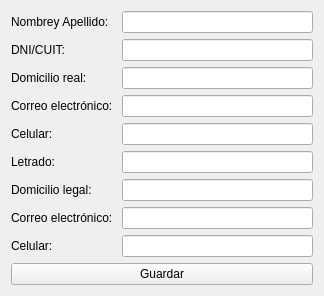
<?xml version="1.0" encoding="UTF-8"?>
<ui version="4.0">
 <class>Persona</class>
 <widget class="QWidget" name="Persona">
  <property name="geometry">
   <rect>
    <x>0</x>
    <y>0</y>
    <width>324</width>
    <height>277</height>
   </rect>
  </property>
  <property name="windowTitle">
   <string>Form</string>
  </property>
  <layout class="QGridLayout" name="gridLayout_2">
   <item row="0" column="0">
    <layout class="QGridLayout" name="gridLayout">
     <item row="5" column="0">
      <widget class="QLabel" name="label_2">
       <property name="text">
        <string>Letrado: </string>
       </property>
      </widget>
     </item>
     <item row="4" column="0">
      <widget class="QLabel" name="label_3">
       <property name="text">
        <string>Celular: </string>
       </property>
      </widget>
     </item>
     <item row="3" column="0">
      <widget class="QLabel" name="label_6">
       <property name="text">
        <string>Correo electrónico: </string>
       </property>
      </widget>
     </item>
     <item row="7" column="1">
      <widget class="QLineEdit" name="lCorreo2"/>
     </item>
     <item row="6" column="1">
      <widget class="QLineEdit" name="lDomicilioL"/>
     </item>
     <item row="2" column="0">
      <widget class="QLabel" name="label_7">
       <property name="text">
        <string>Domicilio real:</string>
       </property>
      </widget>
     </item>
     <item row="8" column="1">
      <widget class="QLineEdit" name="lCelular2"/>
     </item>
     <item row="1" column="1">
      <widget class="QLineEdit" name="lDNI"/>
     </item>
     <item row="5" column="1">
      <widget class="QLineEdit" name="lLetrado"/>
     </item>
     <item row="0" column="0">
      <widget class="QLabel" name="label_9">
       <property name="text">
        <string>Nombrey Apellido:</string>
       </property>
      </widget>
     </item>
     <item row="1" column="0">
      <widget class="QLabel" name="label_5">
       <property name="text">
        <string>DNI/CUIT:</string>
       </property>
      </widget>
     </item>
     <item row="2" column="1">
      <widget class="QLineEdit" name="lDomicioR"/>
     </item>
     <item row="0" column="1">
      <widget class="QLineEdit" name="lNombre"/>
     </item>
     <item row="3" column="1">
      <widget class="QLineEdit" name="lCorreo1"/>
     </item>
     <item row="6" column="0">
      <widget class="QLabel" name="label_4">
       <property name="text">
        <string>Domicilio legal: </string>
       </property>
      </widget>
     </item>
     <item row="8" column="0">
      <widget class="QLabel" name="label_8">
       <property name="text">
        <string>Celular:</string>
       </property>
      </widget>
     </item>
     <item row="4" column="1">
      <widget class="QLineEdit" name="lCelular1"/>
     </item>
     <item row="7" column="0">
      <widget class="QLabel" name="label">
       <property name="text">
        <string>Correo electrónico: </string>
       </property>
      </widget>
     </item>
     <item row="9" column="0" colspan="2">
      <widget class="QPushButton" name="pbGuardar">
       <property name="text">
        <string>Guardar</string>
       </property>
      </widget>
     </item>
    </layout>
   </item>
  </layout>
 </widget>
 <tabstops>
  <tabstop>lNombre</tabstop>
  <tabstop>lDNI</tabstop>
  <tabstop>lDomicioR</tabstop>
  <tabstop>lCorreo1</tabstop>
  <tabstop>lCelular1</tabstop>
  <tabstop>lLetrado</tabstop>
  <tabstop>lDomicilioL</tabstop>
  <tabstop>lCorreo2</tabstop>
  <tabstop>lCelular2</tabstop>
  <tabstop>pbGuardar</tabstop>
 </tabstops>
 <resources/>
 <connections/>
</ui>
